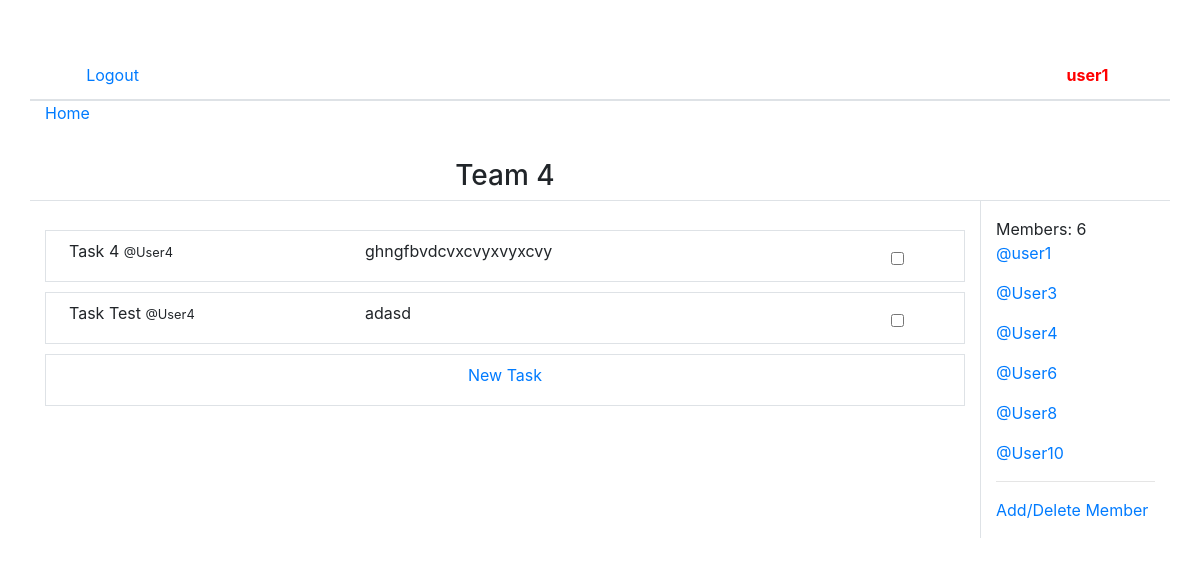
Page /rooms/4/ (signed in) on the committed database.
### base/models.py (models this page shows, shortened)
class Room(models.Model):
    host = models.ForeignKey(User, on_delete=models.SET_NULL, null=True)
    topic = models.ForeignKey(Topic, on_delete=models.SET_NULL, null=True)
    name = models.CharField(max_length=200)
    description = models.TextField(null=True, blank=True)
    participants = models.ManyToManyField(User, related_name='participants')
    updated = models.DateTimeField(auto_now=True)
    createed = models.DateTimeField(auto_now_add=True)
    class Meta:
        ordering = ['-updated', '-createed']

class Task(models.Model):
    host = models.ForeignKey(User, on_delete=models.SET_NULL, null=True)
    hostroom = models.ForeignKey(Room, on_delete=models.SET_NULL, null=True)
    name = models.CharField(max_length=200, null=True)
    body = models.TextField(null=True, blank=True)
    updated = models.DateTimeField(auto_now=True)
    created = models.DateTimeField(auto_now_add=True)
    finish = models.BooleanField(default=False)

### base/views.py (the view)
# urls.py: path('rooms/<str:rom_id>/', views.roomsView, name='rooms'),
def roomsView(request, rom_id):
    rooms2 = Room.objects.get(id=rom_id)
    tasks = Task.objects.filter(hostroom_id=rom_id)
    participants = rooms2.participants.all() # rooms2 > room ?
    context = {'rooms2': rooms2, 'participants': participants, 'tasks': tasks}
    return render(request, 'base/rooms.html', context)

### base/templates/base/rooms.html
{% extends 'main.html' %}
{% load static %}
{% block content %}
<div class="container">
    <div class="row">
        <div class="col-10 d-flex flex-row justify-content-center align-items-center" style="height: 40px;">
            <h3>{{ rooms2.name }}</h3>
        </div>
        <div class="col-2"></div>
    </div>
    <div class="row">
        <div class="col-10  ">
            <div class="row">
                <div class="col-12 border-top" style="height: 30px; padding-bottom: 10px;"></div>
                <div class="col-12 d-flex flex-row justify-content-center align-items-center">
                    <div class="container">
                        {% for task in tasks %}
                            <div class="row">
                                <div class="col-12 d-flex flex-row justify-content-center align-items-center border">
                                    <div class="col-4 p-2" style="height: 50px;">
                                        <medium>{{task.name}}</medium>
                                        <small>@{{task.host}}</small>
                                    </div>
                                    <div class="col-7 p-2" style="height: 50px;">
                                        <medium>{{task.body}}</medium>
                                    </div>
                                    <div class="col-1 p-3" style="height: 50px;">
                                        <input type="checkbox" value="{{ task.finish }}">
                                    </div>
                                </div>
                                <div class="col-12" style="height: 10px;"></div>
                            </div>
                        {% endfor %}
                                                        <div class="row">
                                <div class="col-12 d-flex flex-row justify-content-center align-items-center border">
                                    <div class="col-12 p-2 d-flex justify-content-center" style="height: 50px;">
                                        <a href="#"><medium>New Task</medium></a>
                                    </div>
                                </div>
                            </div>
                    </div>
                </div>
            </div>
        </div>
        <div class="col-2 border-top border-left pb-3">
            <div>
                <div class="mt-3">
                    <medium>Members: {{rooms2.participants.count}}</medium>
                </div>
                {% for participant in rooms2.participants.all %}
                <p><a href="{% url 'userinfo' participant.id %}">@{{ participant }}</a></p>
                {% endfor %}
                <hr>
                <a href="{% url 'update-room_2' rooms2.id %}">Add/Delete Member</a>
            </div>
        </div>
    </div>
</div>
{% endblock content %}

### templates/main.html (shortened to what this page needs)
{% load static %}
<!DOCTYPE html>
<html lang="en">
<head>
        <link rel="stylesheet" href="https://stackpath.bootstrapcdn.com/bootstrap/4.1.3/css/bootstrap.min.css">
        <link rel="stylesheet" type="text/css" href="{% static 'css/style.css' %}">
</head>
<body style="background-color: white;">
  <div class="container">
      <div class="row">
          <div class="col-12" style="height: 50px; padding: 0px;">
              <div class="row">
                  <div class="col-2" style="height: 50px;"></div>
                  <div class="col-10" style="height: 50px;"></div>
              </div>
          </div>
          <div class="col-12 border-bottom" style="height: 50px; padding: 0px;">
              <div class="row">
                    <div class="col-2 d-flex flex-row justify-content-center align-items-center" style="height: 50px;">
                        {% if request.user.is_authenticated %}
                            <a href="{% url 'logout' %}">Logout</a>
                        {% else %}
                            <a href="{% url 'login' %}">Login</a>
                        {% endif %}
                    </div>
                    <div class="col-8" style="height: 50px;"></div>
                    <div class="col-2 d-flex flex-row justify-content-center align-items-center" style="height: 50px;">
                        {% if request.user.is_authenticated %}
                            <div>
                                <a href="{% url 'userinfo' request.user.id %}"><medium style="font-weight: bold; color: red;">{{ request.user }}</medium></a>
                            </div>
                        {% endif %}
                    </div>
              </div>
          </div>
          <div class="container">
              <div class="row">
                  <div class="col-12" style="height: 20px;">
                      <div class="row">
                           <div class="col-1 border-top" style="height: 20px;">
                               <a href="{% url 'home' %}">Home</a>
                           </div>
                           <div class="col-11 border-top" style="height: 20px;"></div>
                      </div>
                  </div>
                  <div class="col-12" style="height: 20px;"></div>
                  <div class="col-12" style="height: 20px;"></div>
              </div>
          </div>
      </div>
  </div>
  {% block content %}
  {% endblock content %}
</body>
</html>

### rows in the picture
Room: name "Team 4", participants.count "6"
Task: name "Task 4", host "User4", body "ghngfbvdcvxcvyxvyxcvy"
Task: name "Task Test", host "User4", body "adasd"

### other values in the picture
{{ request.user }} "user1"
{{ participant }} "user1"
{{ participant }} "User3"
{{ participant }} "User4"
{{ participant }} "User6"
{{ participant }} "User8"
{{ participant }} "User10"
